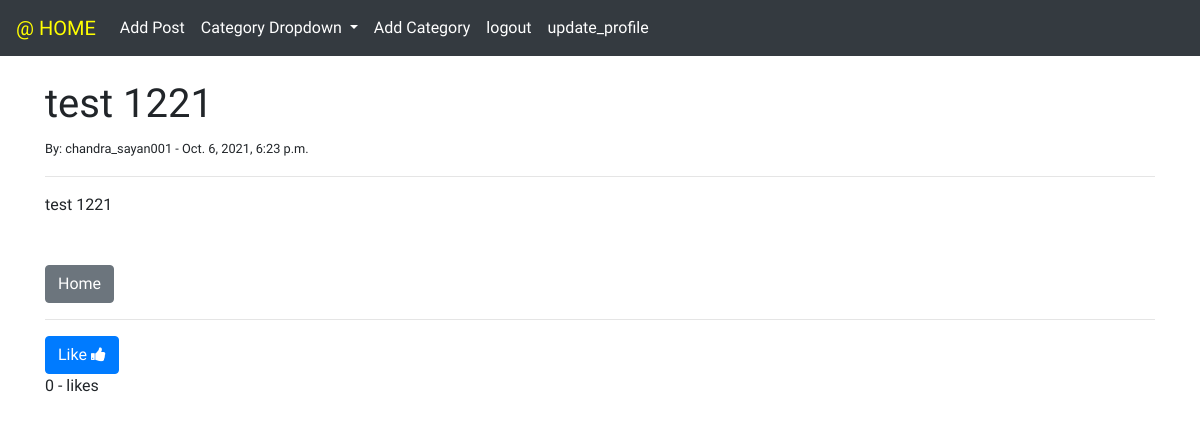
The page /article/14 (signed in) on the database its author committed.
### theblog/models.py (models this page shows, shortened)
class Post(models.Model):
    header_image = models.ImageField(null=True,blank=True,upload_to="images/")
    title_tag =  models.CharField(max_length=255 )
    title = models.CharField(max_length=255)
    author = models.ForeignKey(User,on_delete=models.CASCADE) #may be userid ko point karra hai cos username kiya tha toh nahi chala
    body = RichTextField(blank = True,max_length=255,null=True)
    post_date = models.DateTimeField(auto_now_add=True)
    category =   models.CharField(max_length=255,default='coding' )
    likes = models.ManyToManyField(User,related_name='blog_posts')
    def total_likes(self):
        return self.likes.count()

### theblog/views.py (the view)
# urls.py: path('article/<int:pk>',Detail_list.as_view(),name="article-detail"),
class Detail_list(DetailView):
    model = Post
    template_name = 'article-details.html'
    def get_context_data(self, *args ,**kwargs) :
        cat_menu = Category.objects.all()
        context = super(Detail_list, self).get_context_data(*args ,**kwargs)
        stuff = get_object_or_404(Post,id = self.kwargs['pk'])
        total_likes = stuff.total_likes()
        liked = False
        if stuff.likes.filter(id = self.request.user.id):
            liked = True
        context['cat_menu'] = cat_menu
        context['total_likes'] = total_likes
        context['liked'] = liked
        return context

### theblog/models.py (called while the page is built)
    def __str__(self):
        return self.name

### theblog/templates/article-details.html (shortened to what this page needs)
{% extends 'base.html' %}
{% block content %}
<h1>{{post.title}}</h1>
<small>By: {{post.author}} - {{post.post_date }} </small>
<hr>
{{post.body|safe}}</br>
<a href="{% url 'home' %}" type="button" class="btn btn-secondary">Home</a>
<hr />
<form action="{% url 'like_post' post.pk %}" method="POST">
{% if liked %}
        <button type="submit" , name = "post_id", class="btn btn-danger" , value="{{ post.id }}"> Dislike   <i class="fa fa-thumbs-down"></i>     </button>
{% else %}
        <button type="submit" , name = "post_id", class="btn btn-primary" , value="{{ post.id }}"> Like <i class="fa fa-thumbs-up"></i> </button>
{% endif %}
</form>
{{ total_likes }} - likes
{% endblock %}

### theblog/templates/base.html (style rules this page uses)
body { font-family: 'Koh Santepheap', cursive; }

### rows shown on the page
Post: title "test 1221", author "chandra_sayan001", post_date "Oct. 6, 2021, 6:23 p.m.", body "test 1221"

### other values the page prints
{{ total_likes }} "0"
